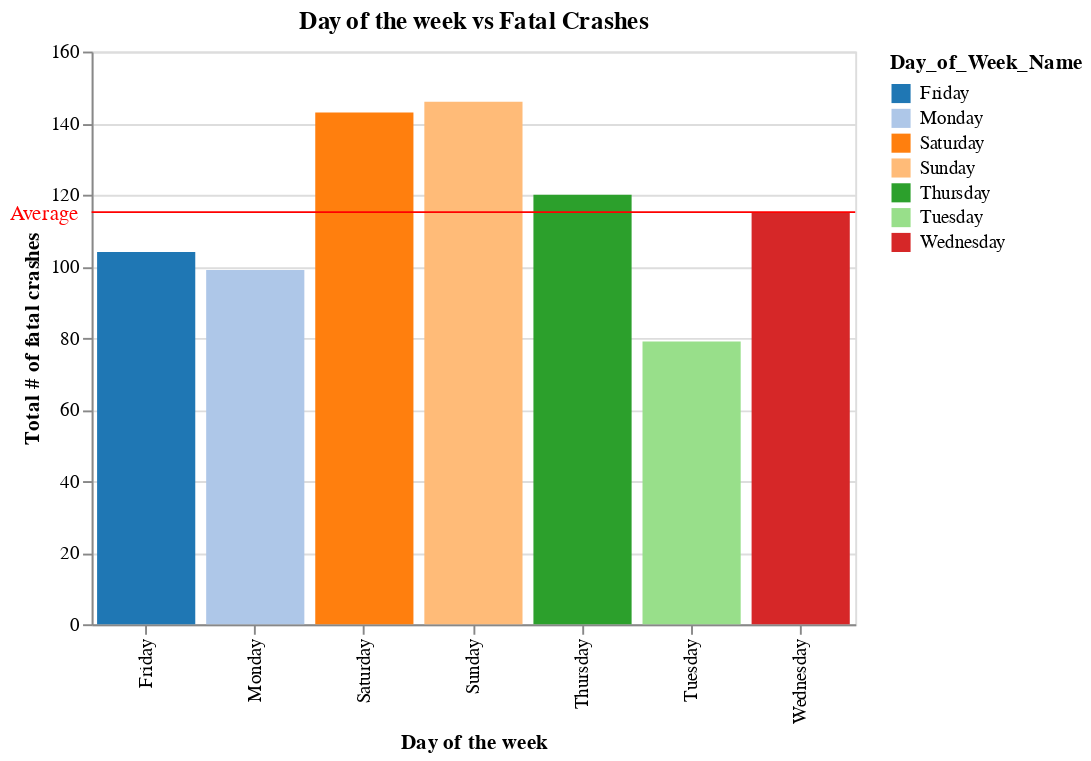

Write notebook code for a chart like this one.
### Code cell
# Create the Altair bar chart
bars = alt.Chart(df_week_counts).mark_bar().encode(
    x=alt.X('Day_of_Week_Name:N', title='Day of the week'),
    y=alt.Y('Fatal Crashes:Q', title='Total # of fatal crashes'),
    color=alt.Color('Day_of_Week_Name:N', scale=alt.Scale(scheme='category20'))  # Assign color based on 'Day_of_Week_Name'
).properties(
    width=400,
    height=300,
    title='Day of the week vs Fatal Crashes'
)
# Create the line chart for the average
line = alt.Chart(avg_fdf).mark_rule(color='red').encode(
    y=alt.Y('Type_of_day:Q', title='Total # of fatal crashes')
)

# Add a text label to indicate that the line represents the average
text = alt.Chart(avg_df).mark_text(
    text='Average',
    dx=-15,  # Adjust the horizontal position of the text
    dy=-10,  # Adjust the vertical position of the text
    color='red'  # Text color
).encode(
    x=alt.value(-10),
    y=alt.value(95)
)

# Combine the bar chart, line chart, and text label using the layer function
combined_chart = alt.layer(bars, line, text)

combined_chart

### Figure 1 — Vega-Lite specification as saved in the notebook (floating-point values rounded to 4 significant figures)
{"config": {"view": {"continuousWidth": 400, "continuousHeight": 300}}, "layer": [{"data": {"name": "data-b11fb008376f8bfb6052e99805bf12c9"}, "mark": "bar", "encoding": {"color": {"field": "Day_of_Week_Name", "scale": {"scheme": "category20"}, "type": "nominal"}, "x": {"field": "Day_of_Week_Name", "title": "Day of the week", "type": "nominal"}, "y": {"field": "Fatal Crashes", "title": "Total # of fatal crashes", "type": "quantitative"}}, "height": 300, "title": "Day of the week vs Fatal Crashes", "width": 400}, {"data": {"name": "data-9b22d94c01327a8dfa9d5521b08f7c9b"}, "mark": {"type": "rule", "color": "red"}, "encoding": {"y": {"field": "Type_of_day", "title": "Total # of fatal crashes", "type": "quantitative"}}}, {"data": {"name": "data-27651b3326b80e8b12ca29375908ff8a"}, "mark": {"type": "text", "color": "red", "dx": -15, "dy": -10, "text": "Average"}, "encoding": {"x": {"value": -10}, "y": {"value": 95}}}], "$schema": "https://vega.github.io/schema/vega-lite/v4.17.0.json", "datasets": {"data-b11fb008376f8bfb6052e99805bf12c9": [{"Type_of_day": 90927, "INJURIES_TOTAL": 19000.0, "Fatal Crashes": 146, "day": 1, "Day_of_Week_Name": "Sunday"}, {"Type_of_day": 101480, "INJURIES_TOTAL": 18430.0, "Fatal Crashes": 99, "day": 2, "Day_of_Week_Name": "Monday"}, {"Type_of_day": 104624, "INJURIES_TOTAL": 18920.0, "Fatal Crashes": 79, "day": 3, "Day_of_Week_Name": "Tuesday"}, {"Type_of_day": 104336, "INJURIES_TOTAL": 19310.0, "Fatal Crashes": 115, "day": 4, "Day_of_Week_Name": "Wednesday"}, {"Type_of_day": 108030, "INJURIES_TOTAL": 19780.0, "Fatal Crashes": 120, "day": 5, "Day_of_Week_Name": "Thursday"}, {"Type_of_day": 121626, "INJURIES_TOTAL": 21860.0, "Fatal Crashes": 104, "day": 6, "Day_of_Week_Name": "Friday"}, {"Type_of_day": 109102, "INJURIES_TOTAL": 21390.0, "Fatal Crashes": 143, "day": 7, "Day_of_Week_Name": "Saturday"}], "data-9b22d94c01327a8dfa9d5521b08f7c9b": [{"Day_of_Week_Name": "Average", "Type_of_day": 115.1}], "data-27651b3326b80e8b12ca29375908ff8a": [{"Day_of_Week_Name": "Average", "Type_of_day": 105700.0}]}}
